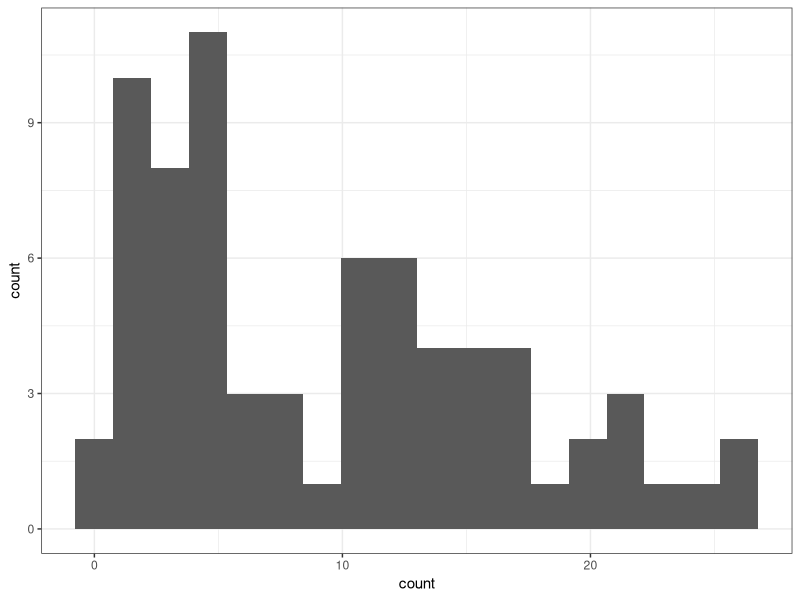
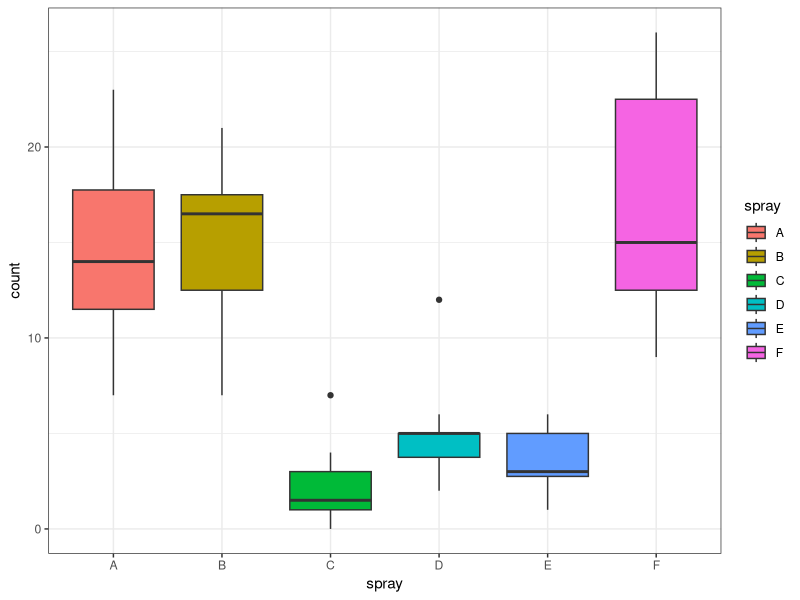
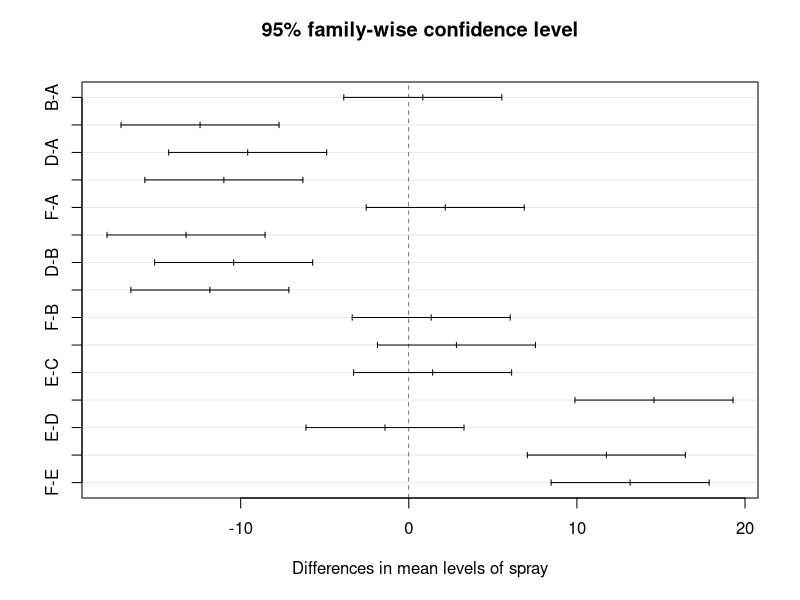
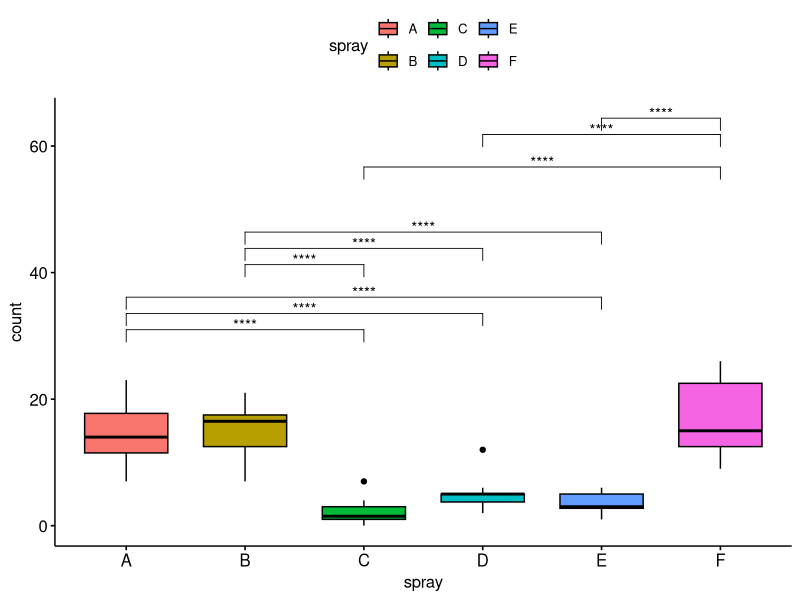
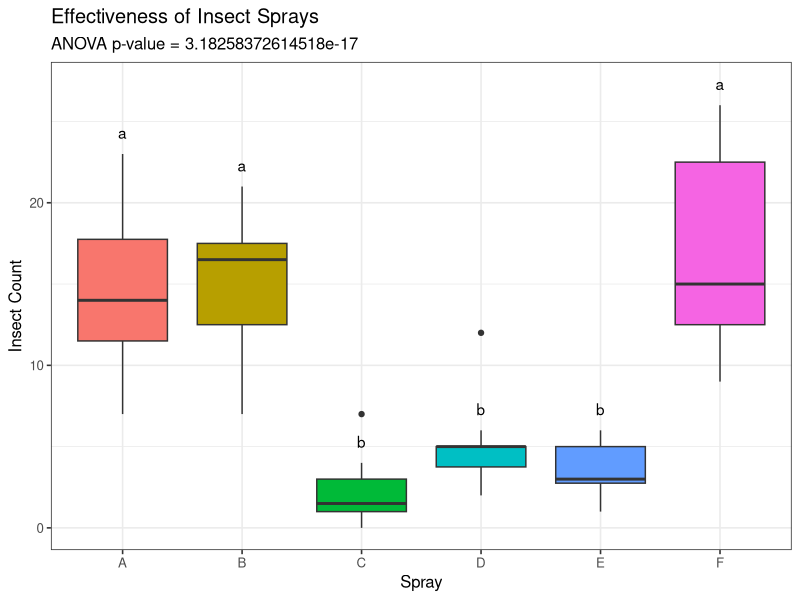

Here is the R script that generated these plots, in order:
## ---- chunk 1
knitr::opts_chunk$set(echo=TRUE, fig.path="imgs/InsectSprays_Analysis/",
                      fig.width=6, fig.height=4,
                      fig.show='hold', fig.align='center')
options(width=100)
## ---- chunk 2
?InsectSprays
## ---- chunk 3
summary(InsectSprays)
## ---- chunk 4
library(ggplot2)

ggplot(InsectSprays, aes(x=count)) +
  geom_histogram(bins=18) +
  theme_bw()
## ---- chunk 5
ggplot(InsectSprays, aes(x=spray, y=count, fill=spray)) +
  geom_boxplot() +
  theme_bw()
## ---- chunk 6
insect.aov <- aov(count~spray, data=InsectSprays)

summary(insect.aov)
## ---- chunk 7
(insect.tukey <- TukeyHSD(insect.aov))

plot(insect.tukey)
## ---- chunk 8
library(rstatix)
insect.tukey <- tukey_hsd(InsectSprays, count~spray)

insect.tukey
## ---- chunk 9
library(ggpubr)

insect.boxplot <- ggboxplot(InsectSprays, x="spray", y="count", fill="spray")

insect.tukey <- insect.tukey %>%
  add_xy_position(x="spray")

insect.boxplot + stat_pvalue_manual(insect.tukey, label="p.adj.signif",
                                    hide.ns=TRUE)
## ---- chunk 10
insect.boxplot <- ggplot(InsectSprays, aes(x=spray, y=count, fill=spray)) +
  geom_boxplot()

insect.coords <- with(InsectSprays, boxplot(count~spray, plot=FALSE))

ptt.rslt <- with(InsectSprays, pairwise.t.test(count, spray, pool.sd = FALSE))

library(multcomp)

# Perform Tukey HSD and get letters which show statistical significance
insect.tukey <- glht(insect.aov, linfct=mcp(spray="Tukey"))
ltrs <- cld(insect.tukey)$mcletters$monospacedLetters # Get letters
ltrs <- gsub(" ", "", ltrs) # Remove spaces

# Build dataframe with letters and coordinates to plot them
ltrs.df <- data.frame(x=c(1:length(levels(InsectSprays$spray))),
                      y=insect.coords$stats[5, ],
                      cbd=ltrs,
                      spray=names(ltrs))

# Get the max y-value to use with nudge_y for letter positioning
y.max <- max(layer_scales(insect.boxplot)$y$range$range)

# Plot boxplots using geom_text to add compact letter displays
insect.boxplot +
  geom_text(data=ltrs.df, aes(x=x, y=y, label=cbd), nudge_y=y.max*0.05) +
  labs(title="Effectiveness of Insect Sprays",
       subtitle=paste("ANOVA p-value =", summary(insect.aov)[[1]]$`Pr(>F)`[1]),
       x="Spray", y="Insect Count") +
  theme_bw(base_size=12) +
  theme(legend.position="")
